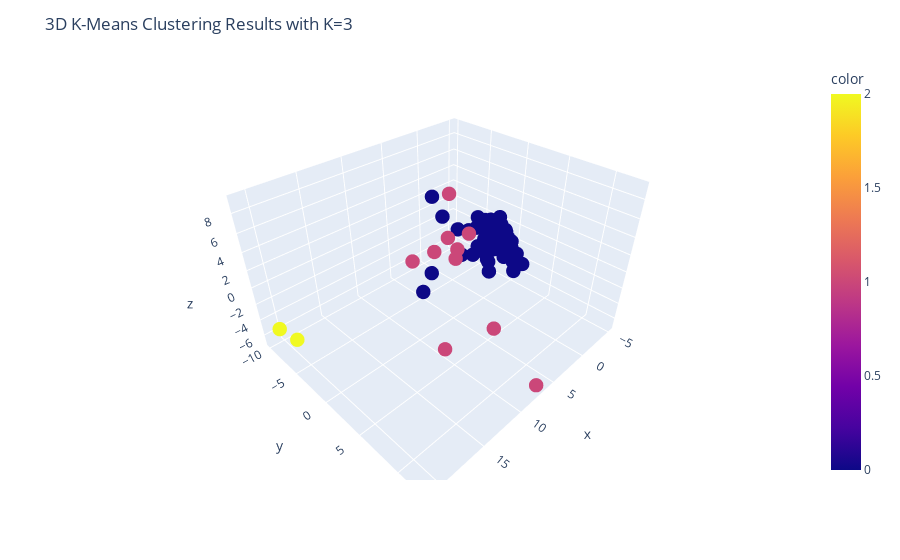

Notebook cell for this chart:
### Markdown cell above
Or I could create a 3d plot to look on cluster groups better if needed.

### Code cell
# library for 3d graph 
import plotly.express as px

# plot
fig = px.scatter_3d(x=data[:,0], y=data[:,1], z=data[:,2], color=cluster_labels)
fig.update_traces(marker=dict(size=5))
fig.update_layout(title="3D K-Means Clustering Results with K=3")
fig.show()
